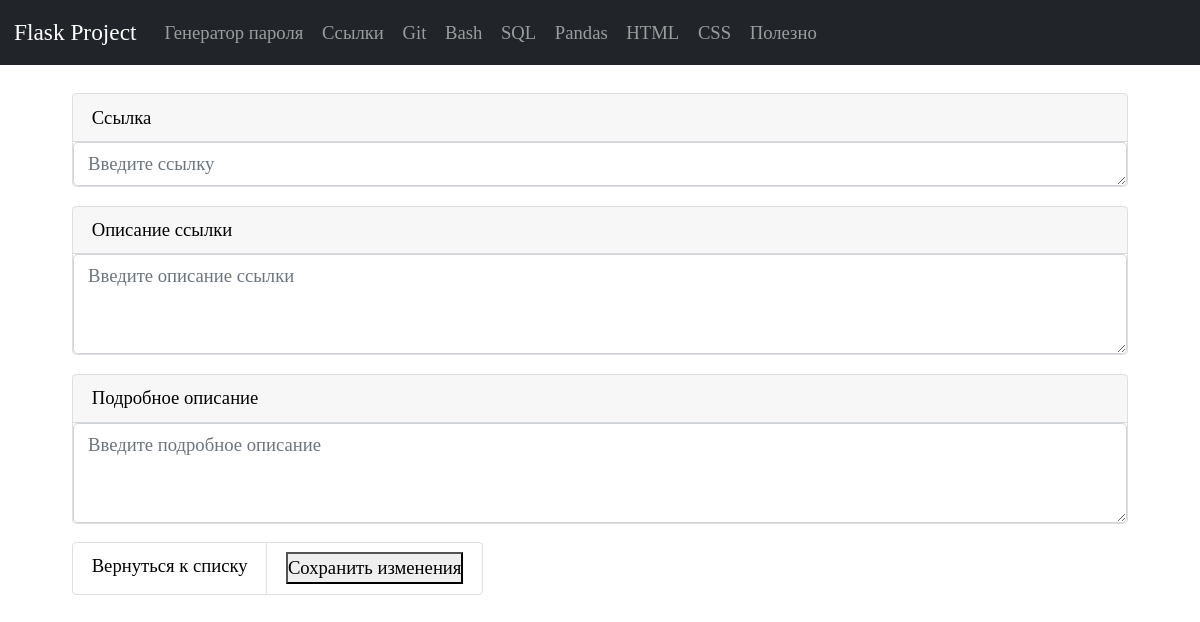
The page /links/edit/21/ on the database as committed earlier.
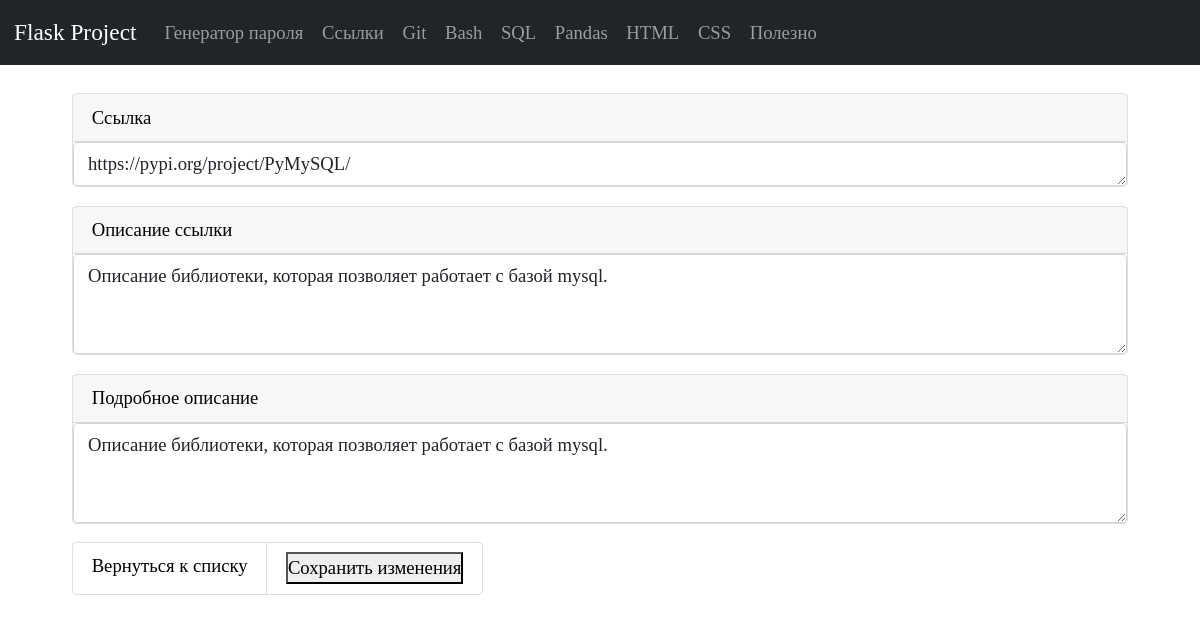
The same page on the database as committed later.
### tables this page shows
CREATE TABLE "links"
(
    links_id      INTEGER
        primary key autoincrement,
    links_name    TEXT not null,
    links_command TEXT not null
, links_description TEXT);

### app.py (the view, shortened to what this page needs)
@app.route("/links/edit/<int:links_id>/", methods=("GET", "POST"))
def edit_links_command(links_id):
    conn = get_db_connection()
    edit_links_command_view = conn.execute("SELECT * FROM links WHERE links_id = ?",
                                           (links_id,)).fetchone()
    return render_template("links/edit_links_command.html", edit_links_command_view=edit_links_command_view)

### app.py (called while the page is built)
def get_db_connection():
    conn = sqlite3.connect("database.db")
    conn.row_factory = sqlite3.Row
    return conn

### templates/links/edit_links_command.html (shortened to what this page needs)
{% extends 'base.html' %}
{% block content %}
<div class="container p-4">
   <form method="post">
      <div class="card mb-3">
         <label for="links_command" class="card-header">Cсылка</label>
         <textarea class="form-control" id="links_command" name="links_command" rows="1" placeholder="Введите ссылку"
            required>{{ edit_links_command_view.links_command }}</textarea>
      </div>
      <div class="card mb-3">
         <label for="links_name" class="card-header">Описание ссылки</label>
         <textarea class="form-control" id="links_name" name="links_name" rows="3" placeholder="Введите описание ссылки"
            required>{{ edit_links_command_view.links_name }}</textarea>
      </div>
      <div class="card mb-3">
         <label for="links_description" class="card-header">Подробное описание</label>
         <textarea class="form-control" id="links_description" name="links_description" rows="3" placeholder="Введите подробное описание"
            required>{{ edit_links_command_view.links_description }}</textarea>
      </div>
      <ul class="list-group list-group-horizontal">
         <li class="list-group-item">
             <a href="{{ url_for('links_list_commands') }}">Вернуться к списку</a>
         </li>
         <li class="list-group-item">
            <button type="submit" value="" class="add">Сохранить изменения</button>
         </li>
      </ul>
   </form>
</div>
{% endblock %}

Rows that differ between the two databases and show on the page:
added links: links_command "https://pypi.org/project/PyMySQL/", links_name "Описание библиотеки, которая позволяет работает с базой mysql.", links_description "Описание библиотеки, которая позволяет работает с базой mysql."
